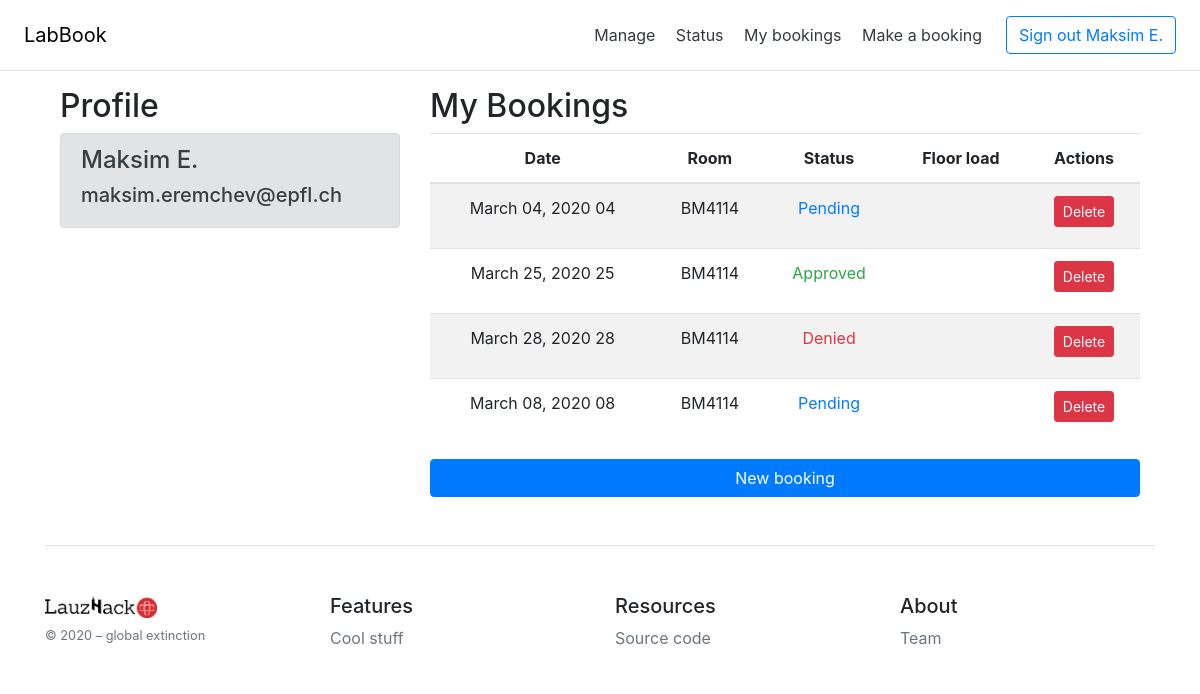
The app's page /dashboard/ (signed in), older data.
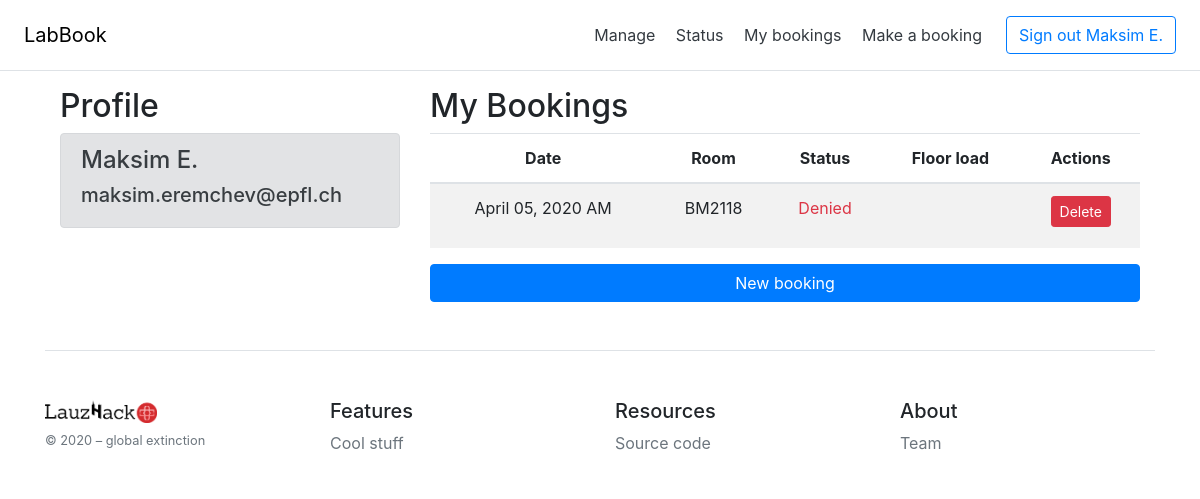
The same page, newer data.
### app/models.py (models this page shows, shortened)
class BaseModel(Model):
    class Meta:
        database = db

class User(UserMixin, BaseModel):
    id = IntegerField(primary_key=True)
    email = CharField(index=True, unique=True)
    name = CharField(index=True)
    password_hash = CharField()

class Booking(BaseModel):
    id = IntegerField(primary_key=True)
    when = CharField()
    status = CharField()
    who = ForeignKeyField(User, to_field='id', related_name="user")
    room = ForeignKeyField(Room, to_field='id', related_name="room")

class Room(BaseModel):
    id = IntegerField(primary_key=True)
    name = CharField(index=True, unique=True)
    floor = IntegerField()
    building = CharField()

### app/routes.py (the view)
@login_required
@app.route('/dashboard/')
def dashboard():
    try:
       bookings = get_bookings_of_user(current_user.id)
    except:
       return "Could not retrieve your bookings"
    return render_template('dashboard.html', bookings=bookings, user_name=current_user.name, prettify_when=prettify_when)

### app/database.py (called while the page is built)
def get_bookings_of_user(user_id):
    query = Booking.select().where(Booking.who == user_id)
    user_bookings = [model_to_dict(c) for c in query]
    return user_bookings

def prettify_date(date):
    return datetime.strptime(date, '%Y-%m-%d').strftime('%B %d, %Y')

def prettify_when(when):
    date = '-'.join(when.split('-')[0:3])
    return prettify_date(date)+" "+when.split('-')[-1]

### app/models.py (called while the page is built)
@login.user_loader
def load_user(id):
    return User.select().where(User.id==int(id)).get()

### app/templates/dashboard.html (shortened to what this page needs)
{% extends 'base.html' %}
{% block content %}
<div class="container">
    <div class="row">
        <div class="col-md-4">
            <h2>Profile</h2>
            <div class="alert alert-secondary" role="alert">
                <h4>{{current_user.name}}</h4>
                <h5>{{current_user.email}}</h5>
            </div>
        </div>
        <div class="col-md-8">
            <h2>My Bookings</h2>
            {% if not bookings %}
                <p>You have no confirmed bookings.</p>
            {% else %}
            <ol class="days list-unstyled  text-center">
                <table class="table table-striped">
                    <thead>
                        <tr>
                            <th>Date</th>
                            <th>Room</th>
                            <th>Status</th>
                            <th>Floor load</th>
                            <th>Actions</th>
                        </tr>
                    </thead>
                    <tbody>
                        {% for booking in bookings %}
                            <tr>
                                <td>{{ prettify_when(booking['when']) }}</td>
                                <td>{{ booking['room']['name'] }}</td>
                                <td>
                                    {% if booking['status'] == 'approved'%}
                                        <p class=" text-success">Approved</p>
                                    {% elif booking['status'] == 'denied' %}
                                         <p class=" text-danger">Denied</p>
                                    {% else %}
                                        <p class=" text-primary">Pending</p>
                                    {% endif %}
                                </td>
                                <td> </td>
                                <td>
                                    <a type="button" class="btn btn-danger btn-sm" href="/cancel-booking/{{ booking['id'] }}/">Delete</a>
                                </td>
                            </tr>
                        {% endfor %}
                    </tbody>
                </table>
            {% endif %}
            </ol>
            <a href="/book/" class="btn btn-primary btn-block" role="button">New booking</a>
        </div>
    </div>
</div>
{% endblock %}

### app/templates/base.html (shortened to what this page needs)
<!doctype html>
<html lang="en">
  <head>
    <link rel="stylesheet" href="https://stackpath.bootstrapcdn.com/bootstrap/4.4.1/css/bootstrap.min.css">
    <link rel="stylesheet" href="/static/css/main.css">
    <link rel="stylesheet" href="/static/css/calendar.css">
  </head>
  <body>
    <div class="d-flex flex-column flex-md-row align-items-center p-3 px-md-4 mb-3 bg-white border-bottom box-shadow">
      <h5 class="my-0 mr-md-auto font-weight-normal"><a href="{{ url_for('login') }}" style="color:black;">LabBook</a></h5>
      <nav class="my-2 my-md-0 mr-md-3">
        <a class="p-2 text-dark" href="{{ url_for('manage') }}">Manage</a>
        <a class="p-2 text-dark" href="{{ url_for('status') }}">Status</a>
        {% if not current_user.is_anonymous %}
          <a class="p-2 text-dark" href="{{ url_for('dashboard') }}">My bookings</a>
          <a class="p-2 text-dark" href="{{ url_for('book') }}">Make a booking</a>
        {% endif %}
      </nav>
      {% if current_user.is_anonymous %}
        <a class="btn btn-outline-primary" href="{{ url_for('login') }}">Sign in</a>
      {% else %}
        <a class="btn btn-outline-primary" href="{{ url_for('logout') }}">Sign out {{current_user.name}}</a>
      {% endif %}
    </div>
    <div class="container">
      {% block content %}{% endblock %}
      <footer class="pt-4 my-md-5 pt-md-5 border-top">
        <div class="row">
          <div class="col-12 col-md dark">
            <a href="https://covid19.lauzhack.com/">
              <img class="mb-2" src="/static/img/logo_dark.png" alt="LauzHack against COVID-19" height="24">
            </a>
            <small class="d-block mb-3 text-muted">&copy; 2020 &ndash; global extinction</small>
          </div>
          <div class="col-6 col-md">
            <h5>Features</h5>
            <ul class="list-unstyled text-small">
              <li><a class="text-muted" href="#">Cool stuff</a></li>
            </ul>
          </div>
          <div class="col-6 col-md">
            <h5>Resources</h5>
            <ul class="list-unstyled text-small">
              <li><a class="text-muted" href="https://github.com/roesel/book/">Source code</a></li>
            </ul>
          </div>
          <div class="col-6 col-md">
            <h5>About</h5>
            <ul class="list-unstyled text-small">
              <li><a class="text-muted" href="{{ url_for('team_info') }}">Team</a></li>
            </ul>
          </div>
        </div>
      </footer>
    </div>
  </body>
</html>

### app/static/css/main.css (style rules this page uses)
body, html { margin: 0; }

Row changes from the older to the newer data that the page shows:
removed Booking: when "March 04, 2020 04", room.name "BM4114", status "Pending"
removed Booking: when "March 25, 2020 25", room.name "BM4114", status "Approved"
removed Booking: when "March 28, 2020 28", room.name "BM4114", status "Denied"
removed Booking: when "March 08, 2020 08", room.name "BM4114", status "Pending"
added Booking: when "April 05, 2020 AM", room.name "BM2118", status "Denied"
